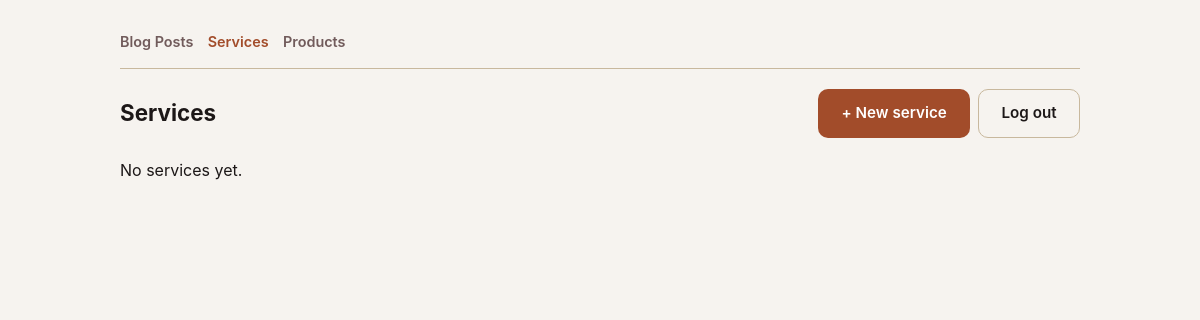
Before: /admin/services.php (signed in) with the older database file.
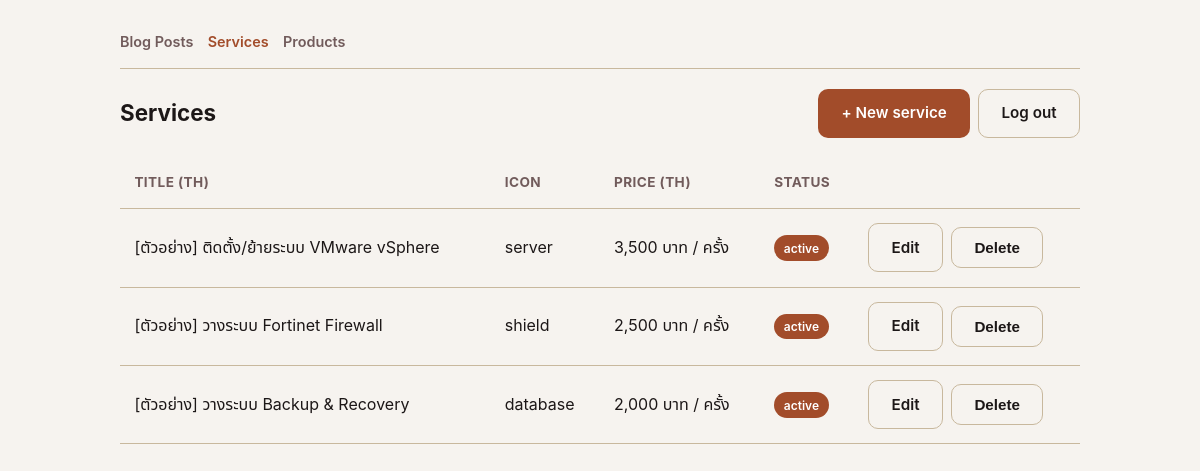
After: the same page with the newer database file.
### tables this page shows
CREATE TABLE IF NOT EXISTS services (
    id INT UNSIGNED AUTO_INCREMENT PRIMARY KEY,
    icon VARCHAR(40) NOT NULL DEFAULT 'server',
    title_th VARCHAR(255) NOT NULL,
    title_en VARCHAR(255) NOT NULL,
    description_th TEXT NOT NULL,
    description_en TEXT NOT NULL,
    price_th VARCHAR(100) NOT NULL,
    price_en VARCHAR(100) NOT NULL,
    tags VARCHAR(255) NOT NULL DEFAULT '',
    is_active TINYINT(1) NOT NULL DEFAULT 1,
    sort_order INT NOT NULL DEFAULT 0,
    created_at TIMESTAMP NOT NULL DEFAULT CURRENT_TIMESTAMP,
    updated_at TIMESTAMP NOT NULL DEFAULT CURRENT_TIMESTAMP ON UPDATE CURRENT_TIMESTAMP
);

### includes/db.php (called while the page is built, shortened)
<?php
function get_db(): PDO
{
    static $pdo = null;
    if ($pdo === null) {
        $host = env_get('DB_HOST') ?: 'localhost';
        $dbname = env_get('DB_NAME') ?: 'p1_home_blog';
        $user = env_get('DB_USER') ?: 'root';
        $pass = env_get('DB_PASS') ?: '';
        $pdo = new PDO(
            "mysql:host={$host};dbname={$dbname};charset=utf8mb4",
            $user,
            $pass,
            [
                PDO::ATTR_ERRMODE => PDO::ERRMODE_EXCEPTION,
                PDO::ATTR_DEFAULT_FETCH_MODE => PDO::FETCH_ASSOC,
            ]
        );
    }
    return $pdo;
}

### admin/services.php (the view, shortened to what this page needs)
<?php
require __DIR__ . '/../includes/db.php';
$items = get_db()->query(
    "SELECT id, icon, title_th, price_th, is_active
     FROM services
     ORDER BY sort_order ASC, id ASC"
)->fetchAll();
?>
<!DOCTYPE html>
<html lang="en">
<head>
    <link rel="stylesheet" href="../assets/css/style.css">
    <link rel="stylesheet" href="../assets/css/admin.css">
</head>
<body>
<div class="admin-shell">
    <nav class="admin-subnav">
        <a href="index.php">Blog Posts</a>
        <a href="services.php" class="is-active">Services</a>
        <a href="products.php">Products</a>
    </nav>
    <div class="admin-topbar">
        <h1 class="admin-title">Services</h1>
        <div class="admin-actions">
            <a class="btn btn-primary" href="service-form.php">+ New service</a>
            <a class="btn btn-outline" href="logout.php">Log out</a>
        </div>
    </div>
    <?php if (empty($items)): ?>
        <p>No services yet.</p>
    <?php else: ?>
        <table class="admin-table">
            <thead>
                <tr>
                    <th>Title (TH)</th>
                    <th>Icon</th>
                    <th>Price (TH)</th>
                    <th>Status</th>
                    <th></th>
                </tr>
            </thead>
            <tbody>
                <?php foreach ($items as $item): ?>
                    <tr>
                        <td><?= htmlspecialchars($item['title_th']) ?></td>
                        <td><?= htmlspecialchars($item['icon']) ?></td>
                        <td><?= htmlspecialchars($item['price_th']) ?></td>
                        <td>
                            <span class="admin-badge <?= $item['is_active'] ? 'published' : 'draft' ?>">
                                <?= $item['is_active'] ? 'active' : 'hidden' ?>
                            </span>
                        </td>
                        <td>
                            <div class="admin-actions">
                                <a class="btn btn-outline" href="service-form.php?id=<?= (int) $item['id'] ?>">Edit</a>
                                <form method="post" action="service-delete.php" onsubmit="return confirm('Delete this service? This cannot be undone.');">
                                    <button type="submit" class="btn btn-outline">Delete</button>
                                </form>
                            </div>
                        </td>
                    </tr>
                <?php endforeach; ?>
            </tbody>
        </table>
    <?php endif; ?>
</div>
</body>
</html>

Changed rows visible on the page:
added services: title_th "[ตัวอย่าง] ติดตั้ง/ย้ายระบบ VMware vSphere", icon "server", price_th "3,500 บาท / ครั้ง", is_active "active"
added services: title_th "[ตัวอย่าง] วางระบบ Fortinet Firewall", icon "shield", price_th "2,500 บาท / ครั้ง", is_active "active"
added services: title_th "[ตัวอย่าง] วางระบบ Backup & Recovery", icon "database", price_th "2,000 บาท / ครั้ง", is_active "active"
Other visible differences:
text no longer shown: "No services yet."
text now shown: "TITLE (TH) ICON PRICE (TH) STATUS"
